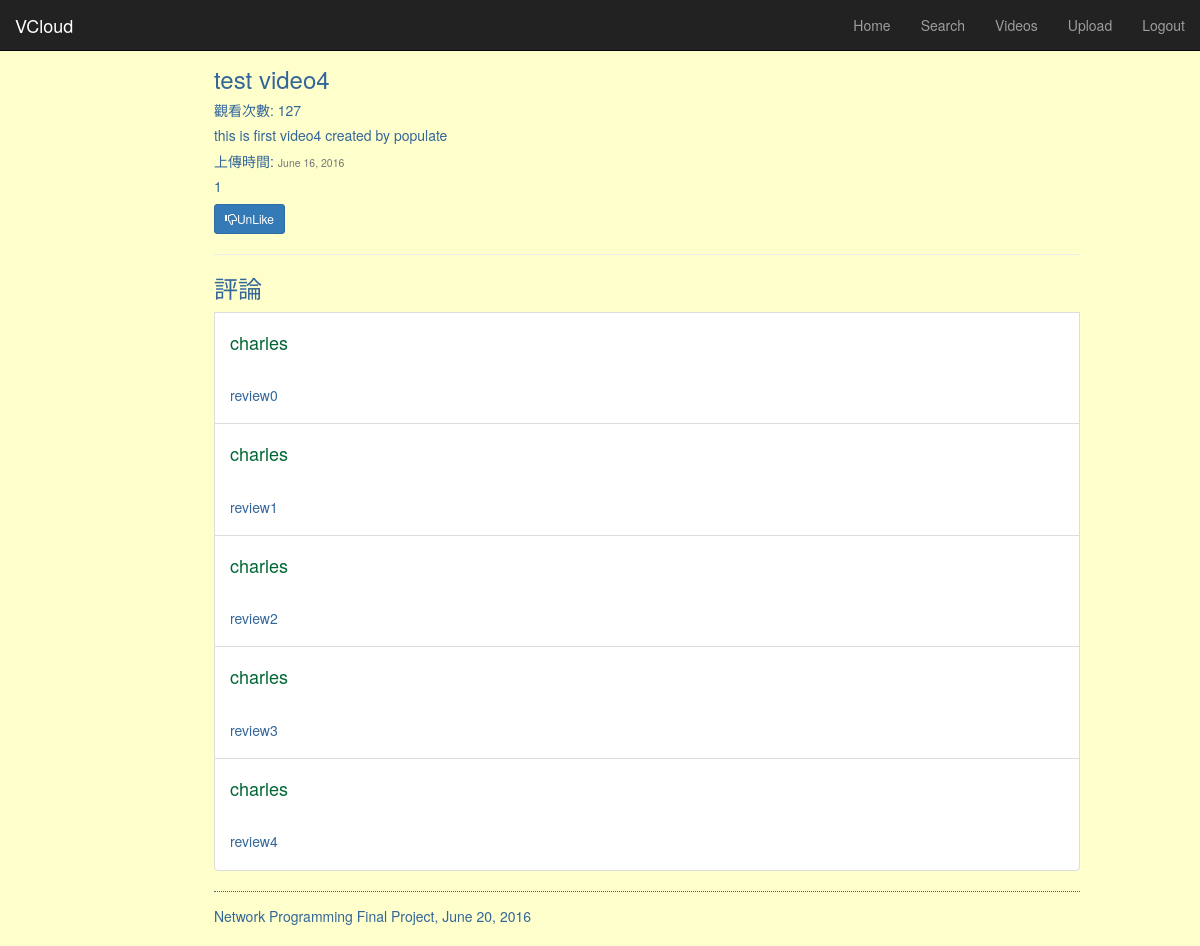
Screenshot of /vod/videoplay?video_id=13 (signed in) with the database file from the repository.
### vod/models.py (models this page shows, shortened)
class Video(models.Model):
    user = models.ForeignKey(User, verbose_name='video_user', on_delete=models.CASCADE)
    title = models.CharField(max_length=128)
    description = models.CharField(max_length=1024)
    upload_date = models.DateField(auto_now_add=True)
    duration = models.DurationField(default=timedelta())
    views = models.IntegerField(default=0)
    url = models.URLField(null=True)

class Review(models.Model):
    user = models.ForeignKey(User, verbose_name='user_reviews', on_delete=models.CASCADE)
    video = models.ForeignKey(Video, verbose_name='video_reviews', on_delete=models.CASCADE)
    text = models.CharField(max_length=512, null=True)
    date = models.DateField(auto_now=True, null=True)

### vod/views.py (the view)
def videoplay(request):
    if request.method == 'GET':
        current_user = request.user
        if 'video_id' in request.GET:
            video_id = request.GET['video_id']
            if not video_id or not video_id.isdigit():
                 return redirect('/vod/')
            video_id = int(video_id)
            try:
                video = Video.objects.get(id=video_id)
            except Video.DoesNotExist:
                video = None
                return redirect('/vod/')
            if video:
                video.views = video.views + 1
                video.save()
                context_dict = {'video': video}
                reviews = Review.objects.filter(video=video).exclude(text=None)
                likes_number = LikeVideo.objects.filter(video=video).count()
                context_dict['reviews'] = reviews
                context_dict['likes_number'] = likes_number
                try:
                    isLike = LikeVideo.objects.get(video=video, user=current_user)
                except LikeVideo.DoesNotExist:
                    isLike = False
                context_dict['isLike'] = isLike
                return render(request, 'vod/videoplay.html', context_dict)

### templates/vod/videoplay.html (shortened to what this page needs)
{% extends 'base.html' %}
{% load staticfiles %}
{% block head %}
  <link rel="stylesheet" href="{% static "css/index.css" %}">
{% endblock %}
{% block body_block %}
  {% if video %}
    <h3>[Use VLC Plugin]</h3>
    <h3>{{ video.title }}</h3>
    <h5>觀看次數: {{ video.views }}</h5>
    <h5>{{ video.description }}</h5>
    <h5>上傳時間: <small>{{ video.upload_date }}</small></h5>
    <h5 id="like_count">{{ likes_number }}<h5>
      {% if isLike %}
        <button id="like" class="btn btn-primary btn-sm" type="button" video-id="{{ video.id }}" act-type="unlike">
          <span class="glyphicon glyphicon-thumbs-down"></span>UnLike
        </button>
      {% else %}
        <button id="like" class="btn btn-primary btn-sm" type="button" video-id="{{ video.id }}" act-type="like">
          <span class="glyphicon glyphicon-thumbs-up"></span>Like
        </button>
      {% endif %}
    <hr>
    {% if reviews %}
      <ul class="list-group">
          <h3>評論</h3>
          {% for r in reviews %}
            <li class="list-group-item">
              <div>
                <h4><a href="#">{{ r.user }}</a></h4><br>
                <h5>{{ r.text }}</h5>
              </div>
            </li>
          {% endfor %}
      </ul>
    {% else %}
      <h4>沒有評論</h4>
    {% endif %}
  {% else %}
    <h4>沒有影片</h4>
  {% endif %}
{% endblock %}

### vod/static/css/index.css (style rules this page uses)
body { padding-left: 11em; color: #336699; background-color: #FFFFCC; margin-left: 5%; margin-right: 10%; }
:link { color: #006633; }

### rows the page displays
Video: title "test video4", views "127", description "this is first video4 created by populate", upload_date "June 16, 2016"
Review: user "charles", text "review0"
Review: user "charles", text "review1"
Review: user "charles", text "review2"
Review: user "charles", text "review3"
Review: user "charles", text "review4"

### other values shown
{{ likes_number }} "1"
